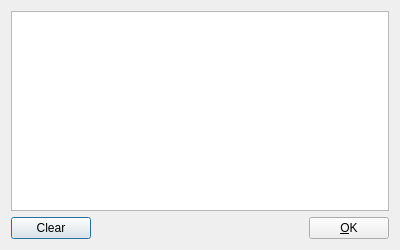
<?xml version="1.0" encoding="UTF-8"?>
<ui version="4.0">
 <class>TextEditor</class>
 <widget class="QDialog" name="TextEditor">
  <property name="geometry">
   <rect>
    <x>0</x>
    <y>0</y>
    <width>400</width>
    <height>250</height>
   </rect>
  </property>
  <property name="windowTitle">
   <string>Dialog</string>
  </property>
  <property name="modal">
   <bool>true</bool>
  </property>
  <layout class="QVBoxLayout" name="layoutMain">
   <item>
    <widget class="QPlainTextEdit" name="eTextEdit"/>
   </item>
   <item>
    <layout class="QHBoxLayout" name="layoutFooter">
     <item>
      <widget class="QPushButton" name="bClear">
       <property name="text">
        <string>Clear</string>
       </property>
      </widget>
     </item>
     <item>
      <spacer name="spacerFooter">
       <property name="orientation">
        <enum>Qt::Horizontal</enum>
       </property>
       <property name="sizeHint" stdset="0">
        <size>
         <width>40</width>
         <height>20</height>
        </size>
       </property>
      </spacer>
     </item>
     <item>
      <widget class="QPushButton" name="bOk">
       <property name="text">
        <string>&amp;OK</string>
       </property>
      </widget>
     </item>
    </layout>
   </item>
  </layout>
 </widget>
 <resources/>
 <connections>
  <connection>
   <sender>bClear</sender>
   <signal>clicked()</signal>
   <receiver>eTextEdit</receiver>
   <slot>clear()</slot>
   <hints>
    <hint type="sourcelabel">
     <x>52</x>
     <y>226</y>
    </hint>
    <hint type="destinationlabel">
     <x>199</x>
     <y>107</y>
    </hint>
   </hints>
  </connection>
 </connections>
</ui>
